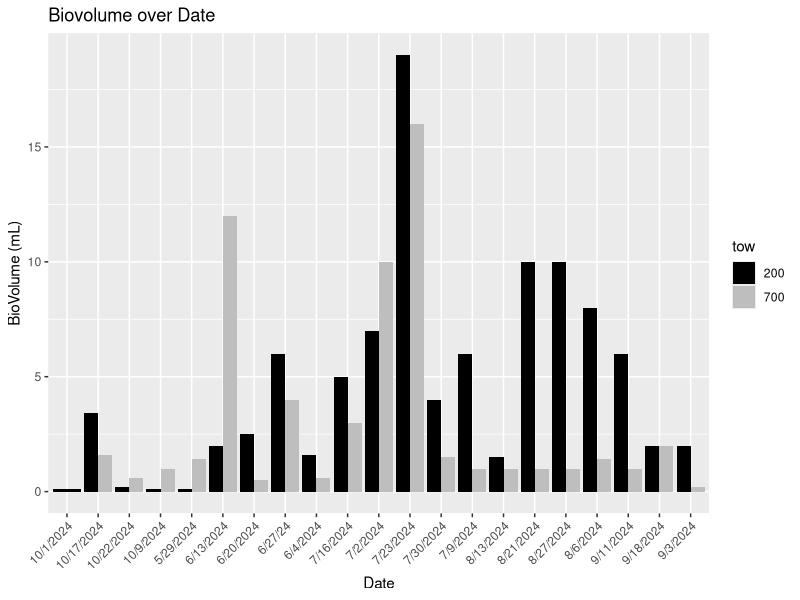

This figure's R source: (Note: this script raises an error after producing the figure.)
## ---- chunk 1
time_series <- read.csv("time_series_final.csv")
time_series
time_series <- na.omit(time_series)
time_series
## ---- chunk 2
time_series_df <- as.data.frame(time_series)
tow <- as.factor(time_series_df$Tow)
## ---- chunk 3
library(ggplot2)
library(dplyr)
## ---- chunk 4
# Use filter to extract specific locations
ram_time_series <- time_series_df %>%
  filter(Site %in% c("Ram"))
ram_time_series_df <- as.data.frame(ram_time_series)
print(ram_time_series_df)
tow <- as.factor(ram_time_series_df$Tow)

## ---- chunk 5
# Create the plot
biovolume_plot <- ggplot(data = ram_time_series_df, aes(x = Date, y = BioVol, fill = tow)) + 
  geom_bar(stat = "identity", position = "dodge") +  # Use dodge for side-by-side bars
  theme(axis.text.x = element_text(angle = 45, hjust = 1)) +  # Rotate x-axis labels for readability
  ylab("BioVolume (mL)") + 
  xlab("Date") +  # Rename axis titles
  labs(title = "Biovolume over Date") +  # Add a title
  scale_fill_manual(values = c("200" = "black", 
                                "700" = "grey"))  # Define custom colors
print(biovolume_plot)  # Show the plot
## ---- chunk 6
# Summarize the data by Species and Count
summary_count_ram <- ram_time_series %>%
  group_by(Species, Tow) %>%
  summarize(total_count = sum(Count), .groups = 'drop') %>%
  arrange(desc(total_count))  # Sort in descending order

# Print the summarized result
print(summary_count_ram)
## ---- chunk 7
meso <- read.csv("relative_abundance_ram_meso.csv")
relative_abundance_ram_meso_df <- as.data.frame(relative_abundance_ram_meso)
## ---- chunk 8
tow <- as.factor(relative_abundance_ram_meso_df$Tow)
stacked_bar_plot_ram_200 <- ggplot(relative_abundance_ram_meso_df, aes(x = tow, y = Relative_Abundance, fill = Species)) +
  geom_bar(stat = "identity") +
  labs(title = "Stacked Bar Graph", x = "Tow (microns)", y = "Relative Abundance") +
  scale_fill_manual(values = c("Centropages_sp" = "#00FFFF", "Acartia_sp" = "#89CFF0", "Calanus_sp" = "#0000FF", "Evadne_nordmanni" = "#191970", "Paracalanus_sp" = "#0096FF", "Temora_longicornis" = "#00A36C", "Oithona_sp" = "#7393B3", "Podon_polyphemoides" = "#5D3FD3", "Pseudocalanus_sp" = "#4682B4", "Copepod_nauplii" = "#CCCCFF")) +  # Custom colors
  theme_minimal()

print(stacked_bar_plot_ram_200)
## ---- chunk 9
relative_abundance_ram_macro <- read.csv("relative_abundance_ram_macro.csv")
relative_abundance_ram_macro_df <- as.data.frame(relative_abundance_ram_macro)
## ---- chunk 10
tow <- as.factor(relative_abundance_ram_macro_df$Tow)
stacked_bar_plot_ram_700 <- ggplot(relative_abundance_ram_macro_df, aes(x = tow, y = Relative_Abundance, fill = Species)) +
  geom_bar(stat = "identity") +
  labs(title = "Stacked Bar Graph", x = "Tow (microns)", y = "Relative Abundance") +
  scale_fill_manual(values = c("Centropages_sp" = "#00FFFF", "Acartia_sp" = "#89CFF0", "Calanus_sp" = "#0000FF", "Evadne_nordmanni" = "#191970", "Paracalanus_sp" = "#0096FF", "Obelia_sp" = "#AAFF00", "Carcinus_maenas" = "#AFE1AF", "Podon_polyphemoides" = "#5D3FD3", "Pseudocalanus_sp" = "#4682B4", "Gammarus_sp" = "#454B1B")) +  # Custom colors
  theme_minimal()

print(stacked_bar_plot_ram_700)
## ---- chunk 11
ram_relative_abundance <- read.csv("ram_relative_abundance.csv")
ram_relative_abundance_df <- as.data.frame(ram_relative_abundance)
## ---- chunk 12
tow <- as.factor(ram_relative_abundance_df$Tow)
stacked_bar_plot_ram <- ggplot(ram_relative_abundance_df, aes(x = tow, y = Relative_Abundance, fill = Species)) +
  geom_bar(stat = "identity") +
  labs(title = "Ram Island Most Common Copepods", x = "Tow (microns)", y = "Relative Abundance") +
  scale_fill_manual(values = c("Centropages_sp" = "#00FFFF", "Acartia_sp" = "#89CFF0", "Calanus_sp" = "#0000FF", "Evadne_nordmanni" = "#191970", "Paracalanus_sp" = "#0096FF", "Obelia_sp" = "#AAFF00", "Carcinus_maenas" = "#AFE1AF", "Podon_polyphemoides" = "#5D3FD3", "Pseudocalanus_sp" = "#4682B4", "Gammarus_sp" = "#454B1B", "Oithona_sp" = "#7393B3", "Temora_longicornis" = "#00A36C", "Copepod_nauplii" = "#CCCCFF")) +  # Custom colors
  theme_minimal()

print(stacked_bar_plot_ram)
